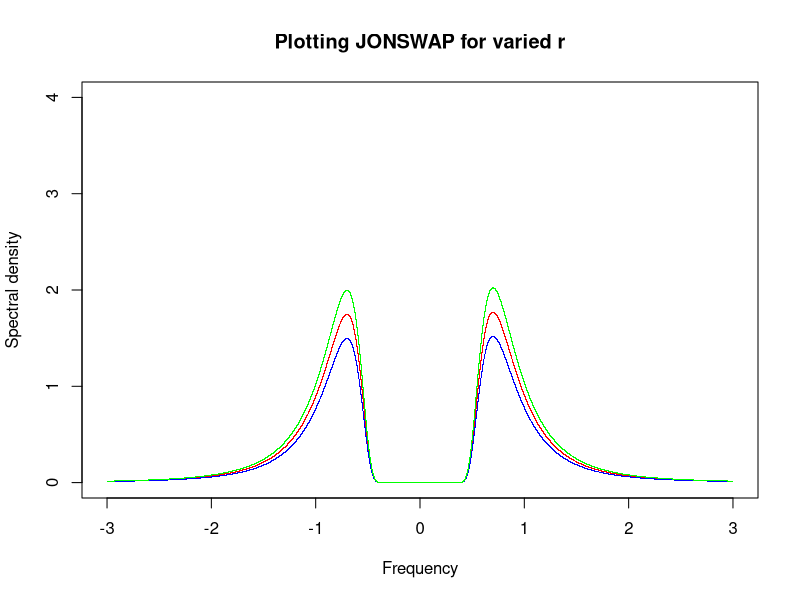

Write the R code that produced this figure.


##theta = (alpha,omega p,gamma,r)
## for negative or positive frequncies

jonswap <- function(w,theta){
  g <-c()
  for(i in 1:length(w))
    {
    if(w[[i]]>theta[[2]])
      {
      sigma <-0.09
      }
    else
      {
      sigma<-0.07
      }
    ##ADDED IN DIVIDE BY 2++
    g[[i]]<-(theta[[1]]*w[[i]]^(-theta[[4]])*exp(-(theta[[4]]/4)*(w[[i]]/theta[[2]])^-4)*theta[[3]]^(exp(-(1/2*sigma^2)*((w[[i]]/theta[[2]])-1)^2)))/2
  }
  return(g)
}

x <- seq(-3,3,by=0.0001)
theta1 <- c(0.7,0.7,3.3,4) ##red
theta2<-c(0.6,0.7,3.3,4)  ##blue
theta3 <-c(0.8,0.7,3.3,4) ## green
y1 <- jonswap(x,theta1)
y2 <- jonswap(x,theta2)
y3 <- jonswap(x,theta3)

plot(x = NULL,y = NULL,main="Plotting JONSWAP for varied r", xlab="Frequency", ylab="Spectral density", xlim=c(-3,3), ylim = c(0,4))
points(x, y1,pch = "." ,col = "red")
points(x, y2,pch = "." ,col = "blue")
points(x, y3,pch = "." ,col = "green")
legend(3.3, 4, legend=c("r = 3", "r = 4", "r = 5"),col=c("blue", "red", "green"), lty=1:2, cex=0.8)

